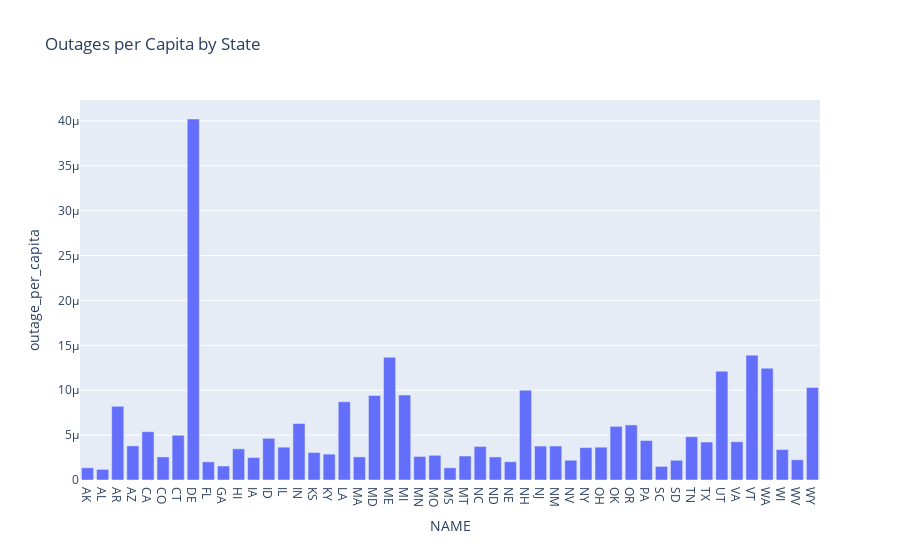

Notebook source saved alongside this figure:
### Code cell
px.bar(with_state_pop, x='NAME', y='outage_per_capita', title='Outages per Capita by State')

### Figure 1 — Plotly figure (JSON) as saved in the notebook; plotly's stock layout.template omitted (floating-point values rounded to 4 significant figures)
{"data": [{"alignmentgroup": "True", "hovertemplate": "NAME=%{x}<br>outage_per_capita=%{y}<extra></extra>", "legendgroup": "", "marker": {"color": "#636efa", "pattern": {"shape": ""}}, "name": "", "offsetgroup": "", "orientation": "v", "showlegend": false, "textposition": "auto", "type": "bar", "x": ["AK", "AL", "AR", "AZ", "CA", "CO", "CT", "DE", "FL", "GA", "HI", "IA", "ID", "IL", "IN", "KS", "KY", "LA", "MA", "MD", "ME", "MI", "MN", "MO", "MS", "MT", "NC", "ND", "NE", "NH", "NJ", "NM", "NV", "NY", "OH", "OK", "OR", "PA", "SC", "SD", "TN", "TX", "UT", "VA", "VT", "WA", "WI", "WV", "WY"], "xaxis": "x", "y": [1.364e-06, 1.183e-06, 8.206e-06, 3.801e-06, 5.379e-06, 2.568e-06, 4.988e-06, 4.022e-05, 2.023e-06, 1.558e-06, 3.474e-06, 2.5e-06, 4.642e-06, 3.656e-06, 6.294e-06, 3.065e-06, 2.881e-06, 8.718e-06, 2.578e-06, 9.41e-06, 1.368e-05, 9.468e-06, 2.625e-06, 2.752e-06, 1.361e-06, 2.672e-06, 3.74e-06, 2.568e-06, 2.032e-06, 1.001e-05, 3.779e-06, 3.785e-06, 2.203e-06, 3.609e-06, 3.657e-06, 5.971e-06, 6.133e-06, 4.394e-06, 1.514e-06, 2.198e-06, 4.823e-06, 4.229e-06, 1.213e-05, 4.263e-06, 1.391e-05, 1.246e-05, 3.395e-06, 2.255e-06, 1.032e-05], "yaxis": "y"}], "layout": {"barmode": "relative", "legend": {"tracegroupgap": 0}, "title": {"text": "Outages per Capita by State"}, "xaxis": {"anchor": "y", "domain": [0, 1], "title": {"text": "NAME"}}, "yaxis": {"anchor": "x", "domain": [0, 1], "title": {"text": "outage_per_capita"}}}}
